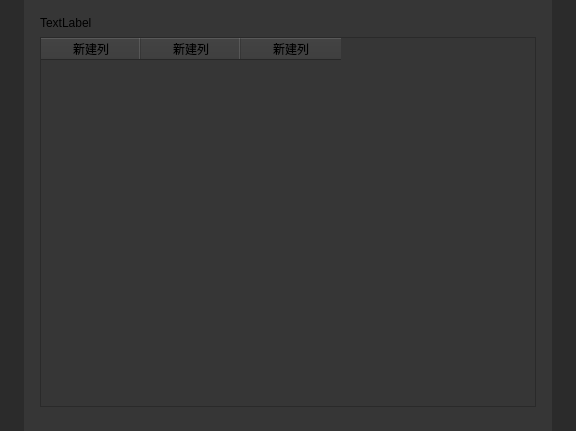
<?xml version="1.0" encoding="UTF-8"?>
<ui version="4.0">
 <class>trionPointcloudSelectTableDlg</class>
 <widget class="QWidget" name="trionPointcloudSelectTableDlg">
  <property name="geometry">
   <rect>
    <x>0</x>
    <y>0</y>
    <width>576</width>
    <height>431</height>
   </rect>
  </property>
  <property name="minimumSize">
   <size>
    <width>576</width>
    <height>0</height>
   </size>
  </property>
  <property name="maximumSize">
   <size>
    <width>576</width>
    <height>99999</height>
   </size>
  </property>
  <property name="windowTitle">
   <string>Statistical Outlier Removal</string>
  </property>
  <property name="styleSheet">
   <string notr="true">background-color: #2B2B2B;</string>
  </property>
  <layout class="QVBoxLayout" name="verticalLayout_2">
   <property name="spacing">
    <number>0</number>
   </property>
   <property name="leftMargin">
    <number>24</number>
   </property>
   <property name="topMargin">
    <number>0</number>
   </property>
   <property name="rightMargin">
    <number>24</number>
   </property>
   <property name="bottomMargin">
    <number>0</number>
   </property>
   <item>
    <widget class="QWidget" name="widget" native="true">
     <property name="styleSheet">
      <string notr="true">background-color: #363636;</string>
     </property>
     <layout class="QVBoxLayout" name="verticalLayout">
      <property name="spacing">
       <number>7</number>
      </property>
      <property name="leftMargin">
       <number>16</number>
      </property>
      <property name="topMargin">
       <number>16</number>
      </property>
      <property name="rightMargin">
       <number>16</number>
      </property>
      <property name="bottomMargin">
       <number>24</number>
      </property>
      <item>
       <widget class="QLabel" name="label">
        <property name="text">
         <string>TextLabel</string>
        </property>
       </widget>
      </item>
      <item>
       <widget class="QTableWidget" name="tableWidget">
        <property name="verticalScrollBarPolicy">
         <enum>Qt::ScrollBarAlwaysOff</enum>
        </property>
        <property name="horizontalScrollBarPolicy">
         <enum>Qt::ScrollBarAlwaysOff</enum>
        </property>
        <property name="editTriggers">
         <set>QAbstractItemView::NoEditTriggers</set>
        </property>
        <attribute name="verticalHeaderVisible">
         <bool>false</bool>
        </attribute>
        <column>
         <property name="text">
          <string>新建列</string>
         </property>
        </column>
        <column>
         <property name="text">
          <string>新建列</string>
         </property>
        </column>
        <column>
         <property name="text">
          <string>新建列</string>
         </property>
        </column>
       </widget>
      </item>
     </layout>
    </widget>
   </item>
  </layout>
 </widget>
 <resources/>
 <connections/>
</ui>
